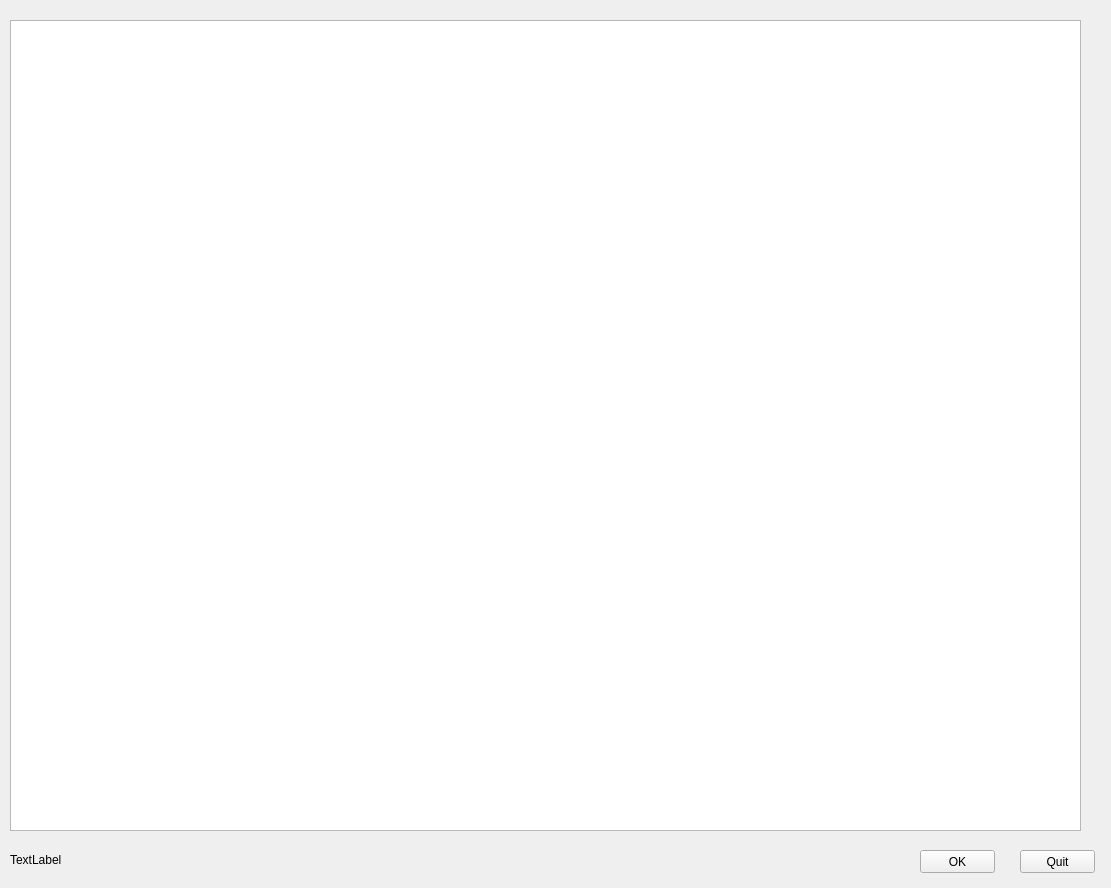
<?xml version="1.0" encoding="UTF-8"?>
<ui version="4.0">
 <class>WizardPage</class>
 <widget class="QWizardPage" name="WizardPage">
  <property name="geometry">
   <rect>
    <x>0</x>
    <y>0</y>
    <width>1111</width>
    <height>888</height>
   </rect>
  </property>
  <property name="windowTitle">
   <string>WizardPage</string>
  </property>
  <widget class="QPushButton" name="quitBtn">
   <property name="geometry">
    <rect>
     <x>1020</x>
     <y>850</y>
     <width>75</width>
     <height>23</height>
    </rect>
   </property>
   <property name="text">
    <string>Quit</string>
   </property>
  </widget>
  <widget class="QPushButton" name="okBtn">
   <property name="geometry">
    <rect>
     <x>920</x>
     <y>850</y>
     <width>75</width>
     <height>23</height>
    </rect>
   </property>
   <property name="text">
    <string>OK</string>
   </property>
  </widget>
  <widget class="QLabel" name="status_lable">
   <property name="geometry">
    <rect>
     <x>10</x>
     <y>855</y>
     <width>900</width>
     <height>10</height>
    </rect>
   </property>
   <property name="text">
    <string>TextLabel</string>
   </property>
  </widget>
  <widget class="QTextBrowser" name="textBrowser">
   <property name="geometry">
    <rect>
     <x>10</x>
     <y>20</y>
     <width>1071</width>
     <height>811</height>
    </rect>
   </property>
  </widget>
 </widget>
 <resources/>
 <connections/>
</ui>
